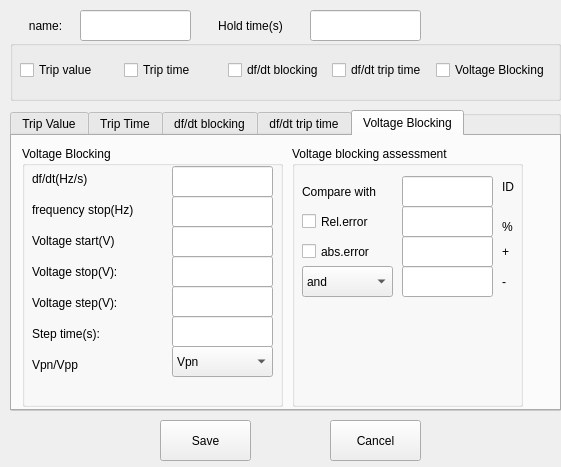
<?xml version="1.0" encoding="UTF-8"?>
<ui version="4.0">
 <class>Frequency</class>
 <widget class="QWidget" name="Frequency">
  <property name="geometry">
   <rect>
    <x>0</x>
    <y>0</y>
    <width>561</width>
    <height>467</height>
   </rect>
  </property>
  <property name="windowTitle">
   <string>Form</string>
  </property>
  <widget class="QGroupBox" name="groupBox">
   <property name="geometry">
    <rect>
     <x>10</x>
     <y>110</y>
     <width>551</width>
     <height>301</height>
    </rect>
   </property>
   <property name="title">
    <string/>
   </property>
   <widget class="QTabWidget" name="tabWidget">
    <property name="geometry">
     <rect>
      <x>0</x>
      <y>0</y>
      <width>551</width>
      <height>301</height>
     </rect>
    </property>
    <property name="currentIndex">
     <number>4</number>
    </property>
    <widget class="QWidget" name="tab">
     <attribute name="title">
      <string>Trip Value</string>
     </attribute>
     <widget class="QGroupBox" name="groupBox_5">
      <property name="geometry">
       <rect>
        <x>10</x>
        <y>10</y>
        <width>261</width>
        <height>151</height>
       </rect>
      </property>
      <property name="title">
       <string>Trip Value</string>
      </property>
      <widget class="QLineEdit" name="lineEdit_3">
       <property name="geometry">
        <rect>
         <x>140</x>
         <y>50</y>
         <width>101</width>
         <height>31</height>
        </rect>
       </property>
      </widget>
      <widget class="QLineEdit" name="lineEdit_2">
       <property name="geometry">
        <rect>
         <x>140</x>
         <y>20</y>
         <width>101</width>
         <height>31</height>
        </rect>
       </property>
      </widget>
      <widget class="QLineEdit" name="lineEdit_4">
       <property name="geometry">
        <rect>
         <x>140</x>
         <y>80</y>
         <width>101</width>
         <height>31</height>
        </rect>
       </property>
      </widget>
      <widget class="QLineEdit" name="lineEdit_5">
       <property name="geometry">
        <rect>
         <x>140</x>
         <y>110</y>
         <width>101</width>
         <height>31</height>
        </rect>
       </property>
      </widget>
      <widget class="QWidget" name="verticalLayoutWidget">
       <property name="geometry">
        <rect>
         <x>10</x>
         <y>20</y>
         <width>131</width>
         <height>121</height>
        </rect>
       </property>
       <layout class="QVBoxLayout" name="verticalLayout">
        <item>
         <widget class="QLabel" name="label">
          <property name="text">
           <string>Frequency Start(Hz)</string>
          </property>
         </widget>
        </item>
        <item>
         <widget class="QLabel" name="label_2">
          <property name="text">
           <string>Frequency End(Hz)</string>
          </property>
         </widget>
        </item>
        <item>
         <widget class="QLabel" name="label_3">
          <property name="text">
           <string>Frequency Step(Hz)</string>
          </property>
         </widget>
        </item>
        <item>
         <widget class="QLabel" name="label_4">
          <property name="text">
           <string>Step Time(s)</string>
          </property>
         </widget>
        </item>
       </layout>
      </widget>
     </widget>
     <widget class="QGroupBox" name="groupBox_3">
      <property name="geometry">
       <rect>
        <x>300</x>
        <y>10</y>
        <width>271</width>
        <height>151</height>
       </rect>
      </property>
      <property name="title">
       <string>Trip value assessment</string>
      </property>
      <widget class="QCheckBox" name="checkBox">
       <property name="geometry">
        <rect>
         <x>20</x>
         <y>50</y>
         <width>81</width>
         <height>31</height>
        </rect>
       </property>
       <property name="text">
        <string>Rel.error</string>
       </property>
      </widget>
      <widget class="QCheckBox" name="checkBox_2">
       <property name="geometry">
        <rect>
         <x>20</x>
         <y>80</y>
         <width>91</width>
         <height>31</height>
        </rect>
       </property>
       <property name="text">
        <string>abs.error</string>
       </property>
      </widget>
      <widget class="QLineEdit" name="lineEdit_7">
       <property name="geometry">
        <rect>
         <x>110</x>
         <y>50</y>
         <width>91</width>
         <height>31</height>
        </rect>
       </property>
      </widget>
      <widget class="QLineEdit" name="lineEdit_8">
       <property name="geometry">
        <rect>
         <x>110</x>
         <y>80</y>
         <width>91</width>
         <height>31</height>
        </rect>
       </property>
      </widget>
      <widget class="QLabel" name="label_8">
       <property name="geometry">
        <rect>
         <x>210</x>
         <y>50</y>
         <width>31</width>
         <height>31</height>
        </rect>
       </property>
       <property name="text">
        <string>%</string>
       </property>
      </widget>
      <widget class="QLabel" name="label_9">
       <property name="geometry">
        <rect>
         <x>210</x>
         <y>80</y>
         <width>31</width>
         <height>31</height>
        </rect>
       </property>
       <property name="text">
        <string>+</string>
       </property>
      </widget>
      <widget class="QComboBox" name="comboBox">
       <property name="geometry">
        <rect>
         <x>20</x>
         <y>110</y>
         <width>81</width>
         <height>22</height>
        </rect>
       </property>
       <item>
        <property name="text">
         <string>and</string>
        </property>
       </item>
       <item>
        <property name="text">
         <string>or</string>
        </property>
       </item>
      </widget>
      <widget class="QLabel" name="label_32">
       <property name="geometry">
        <rect>
         <x>20</x>
         <y>20</y>
         <width>81</width>
         <height>21</height>
        </rect>
       </property>
       <property name="text">
        <string>Compare with</string>
       </property>
      </widget>
      <widget class="QLineEdit" name="lineEdit_32">
       <property name="geometry">
        <rect>
         <x>110</x>
         <y>20</y>
         <width>91</width>
         <height>31</height>
        </rect>
       </property>
      </widget>
      <widget class="QLabel" name="label_33">
       <property name="geometry">
        <rect>
         <x>210</x>
         <y>20</y>
         <width>31</width>
         <height>31</height>
        </rect>
       </property>
       <property name="text">
        <string>ID</string>
       </property>
      </widget>
      <widget class="QLabel" name="label_29">
       <property name="geometry">
        <rect>
         <x>210</x>
         <y>110</y>
         <width>31</width>
         <height>31</height>
        </rect>
       </property>
       <property name="text">
        <string>-</string>
       </property>
      </widget>
      <widget class="QLineEdit" name="lineEdit_29">
       <property name="geometry">
        <rect>
         <x>110</x>
         <y>110</y>
         <width>91</width>
         <height>31</height>
        </rect>
       </property>
      </widget>
     </widget>
    </widget>
    <widget class="QWidget" name="tab_2">
     <attribute name="title">
      <string>Trip Time</string>
     </attribute>
     <widget class="QGroupBox" name="groupBox_6">
      <property name="geometry">
       <rect>
        <x>10</x>
        <y>10</y>
        <width>251</width>
        <height>151</height>
       </rect>
      </property>
      <property name="title">
       <string>Trip Time</string>
      </property>
      <widget class="QLineEdit" name="lineEdit_14">
       <property name="geometry">
        <rect>
         <x>130</x>
         <y>20</y>
         <width>101</width>
         <height>31</height>
        </rect>
       </property>
      </widget>
      <widget class="QLineEdit" name="lineEdit_15">
       <property name="geometry">
        <rect>
         <x>130</x>
         <y>50</y>
         <width>101</width>
         <height>31</height>
        </rect>
       </property>
      </widget>
      <widget class="QWidget" name="verticalLayoutWidget_4">
       <property name="geometry">
        <rect>
         <x>0</x>
         <y>20</y>
         <width>121</width>
         <height>61</height>
        </rect>
       </property>
       <layout class="QVBoxLayout" name="verticalLayout_4">
        <item>
         <widget class="QLabel" name="label_14">
          <property name="text">
           <string>Frequency End(Hz)</string>
          </property>
         </widget>
        </item>
        <item>
         <widget class="QLabel" name="label_17">
          <property name="text">
           <string>Maximum Time(s)</string>
          </property>
         </widget>
        </item>
       </layout>
      </widget>
     </widget>
     <widget class="QGroupBox" name="groupBox_2">
      <property name="geometry">
       <rect>
        <x>280</x>
        <y>10</y>
        <width>241</width>
        <height>151</height>
       </rect>
      </property>
      <property name="title">
       <string>Trip time assessment</string>
      </property>
      <widget class="QLineEdit" name="lineEdit_9">
       <property name="geometry">
        <rect>
         <x>120</x>
         <y>50</y>
         <width>91</width>
         <height>31</height>
        </rect>
       </property>
      </widget>
      <widget class="QLabel" name="label_10">
       <property name="geometry">
        <rect>
         <x>220</x>
         <y>80</y>
         <width>31</width>
         <height>31</height>
        </rect>
       </property>
       <property name="text">
        <string>+</string>
       </property>
      </widget>
      <widget class="QLineEdit" name="lineEdit_10">
       <property name="geometry">
        <rect>
         <x>120</x>
         <y>80</y>
         <width>91</width>
         <height>31</height>
        </rect>
       </property>
      </widget>
      <widget class="QLabel" name="label_11">
       <property name="geometry">
        <rect>
         <x>220</x>
         <y>60</y>
         <width>31</width>
         <height>21</height>
        </rect>
       </property>
       <property name="text">
        <string>%</string>
       </property>
      </widget>
      <widget class="QCheckBox" name="checkBox_4">
       <property name="geometry">
        <rect>
         <x>20</x>
         <y>90</y>
         <width>91</width>
         <height>21</height>
        </rect>
       </property>
       <property name="text">
        <string>abs.error</string>
       </property>
      </widget>
      <widget class="QLabel" name="label_39">
       <property name="geometry">
        <rect>
         <x>220</x>
         <y>30</y>
         <width>41</width>
         <height>21</height>
        </rect>
       </property>
       <property name="text">
        <string>ID</string>
       </property>
      </widget>
      <widget class="QLabel" name="label_38">
       <property name="geometry">
        <rect>
         <x>17</x>
         <y>25</y>
         <width>91</width>
         <height>21</height>
        </rect>
       </property>
       <property name="text">
        <string>Compare with</string>
       </property>
      </widget>
      <widget class="QLineEdit" name="lineEdit_35">
       <property name="geometry">
        <rect>
         <x>120</x>
         <y>20</y>
         <width>91</width>
         <height>31</height>
        </rect>
       </property>
      </widget>
      <widget class="QCheckBox" name="checkBox_3">
       <property name="geometry">
        <rect>
         <x>20</x>
         <y>60</y>
         <width>101</width>
         <height>21</height>
        </rect>
       </property>
       <property name="text">
        <string>Rel.error</string>
       </property>
      </widget>
      <widget class="QComboBox" name="comboBox_2">
       <property name="geometry">
        <rect>
         <x>20</x>
         <y>120</y>
         <width>81</width>
         <height>22</height>
        </rect>
       </property>
       <item>
        <property name="text">
         <string>and</string>
        </property>
       </item>
       <item>
        <property name="text">
         <string>or</string>
        </property>
       </item>
      </widget>
      <widget class="QLineEdit" name="lineEdit_38">
       <property name="geometry">
        <rect>
         <x>120</x>
         <y>110</y>
         <width>91</width>
         <height>31</height>
        </rect>
       </property>
      </widget>
      <widget class="QLabel" name="label_40">
       <property name="geometry">
        <rect>
         <x>220</x>
         <y>110</y>
         <width>31</width>
         <height>31</height>
        </rect>
       </property>
       <property name="text">
        <string>-</string>
       </property>
      </widget>
     </widget>
    </widget>
    <widget class="QWidget" name="tab_3">
     <attribute name="title">
      <string>df/dt blocking</string>
     </attribute>
     <widget class="QGroupBox" name="groupBox_7">
      <property name="geometry">
       <rect>
        <x>10</x>
        <y>10</y>
        <width>251</width>
        <height>171</height>
       </rect>
      </property>
      <property name="title">
       <string>df/dt blocking</string>
      </property>
      <widget class="QLineEdit" name="lineEdit_18">
       <property name="geometry">
        <rect>
         <x>130</x>
         <y>30</y>
         <width>101</width>
         <height>31</height>
        </rect>
       </property>
      </widget>
      <widget class="QLineEdit" name="lineEdit_19">
       <property name="geometry">
        <rect>
         <x>130</x>
         <y>60</y>
         <width>101</width>
         <height>31</height>
        </rect>
       </property>
      </widget>
      <widget class="QLineEdit" name="lineEdit_20">
       <property name="geometry">
        <rect>
         <x>130</x>
         <y>90</y>
         <width>101</width>
         <height>31</height>
        </rect>
       </property>
      </widget>
      <widget class="QLineEdit" name="lineEdit_21">
       <property name="geometry">
        <rect>
         <x>130</x>
         <y>120</y>
         <width>101</width>
         <height>31</height>
        </rect>
       </property>
      </widget>
      <widget class="QWidget" name="verticalLayoutWidget_2">
       <property name="geometry">
        <rect>
         <x>0</x>
         <y>30</y>
         <width>131</width>
         <height>121</height>
        </rect>
       </property>
       <layout class="QVBoxLayout" name="verticalLayout_2">
        <item>
         <widget class="QLabel" name="label_18">
          <property name="text">
           <string>frequency stop(Hz)</string>
          </property>
         </widget>
        </item>
        <item>
         <widget class="QLabel" name="label_19">
          <property name="text">
           <string>df/dt start(Hz/s)</string>
          </property>
         </widget>
        </item>
        <item>
         <widget class="QLabel" name="label_20">
          <property name="text">
           <string>df/dt end(Hz/s)</string>
          </property>
         </widget>
        </item>
        <item>
         <widget class="QLabel" name="label_21">
          <property name="text">
           <string>df/dt step(Hz/s)</string>
          </property>
         </widget>
        </item>
       </layout>
      </widget>
     </widget>
     <widget class="QGroupBox" name="groupBox_9">
      <property name="geometry">
       <rect>
        <x>280</x>
        <y>10</y>
        <width>241</width>
        <height>171</height>
       </rect>
      </property>
      <property name="title">
       <string>df/dt assessment</string>
      </property>
      <widget class="QCheckBox" name="checkBox_7">
       <property name="geometry">
        <rect>
         <x>20</x>
         <y>50</y>
         <width>91</width>
         <height>31</height>
        </rect>
       </property>
       <property name="text">
        <string>Rel.error</string>
       </property>
      </widget>
      <widget class="QLineEdit" name="lineEdit_30">
       <property name="geometry">
        <rect>
         <x>110</x>
         <y>50</y>
         <width>91</width>
         <height>31</height>
        </rect>
       </property>
      </widget>
      <widget class="QLabel" name="label_30">
       <property name="geometry">
        <rect>
         <x>210</x>
         <y>50</y>
         <width>21</width>
         <height>31</height>
        </rect>
       </property>
       <property name="text">
        <string>%</string>
       </property>
      </widget>
      <widget class="QCheckBox" name="checkBox_8">
       <property name="geometry">
        <rect>
         <x>20</x>
         <y>80</y>
         <width>91</width>
         <height>31</height>
        </rect>
       </property>
       <property name="text">
        <string>abs.error</string>
       </property>
      </widget>
      <widget class="QLineEdit" name="lineEdit_31">
       <property name="geometry">
        <rect>
         <x>110</x>
         <y>80</y>
         <width>91</width>
         <height>31</height>
        </rect>
       </property>
      </widget>
      <widget class="QLabel" name="label_36">
       <property name="geometry">
        <rect>
         <x>20</x>
         <y>20</y>
         <width>91</width>
         <height>21</height>
        </rect>
       </property>
       <property name="text">
        <string>Compare with</string>
       </property>
      </widget>
      <widget class="QLineEdit" name="lineEdit_34">
       <property name="geometry">
        <rect>
         <x>110</x>
         <y>20</y>
         <width>91</width>
         <height>31</height>
        </rect>
       </property>
      </widget>
      <widget class="QLabel" name="label_37">
       <property name="geometry">
        <rect>
         <x>210</x>
         <y>20</y>
         <width>31</width>
         <height>21</height>
        </rect>
       </property>
       <property name="text">
        <string>ID</string>
       </property>
      </widget>
      <widget class="QComboBox" name="comboBox_4">
       <property name="geometry">
        <rect>
         <x>20</x>
         <y>120</y>
         <width>71</width>
         <height>21</height>
        </rect>
       </property>
       <item>
        <property name="text">
         <string>and</string>
        </property>
       </item>
       <item>
        <property name="text">
         <string>or</string>
        </property>
       </item>
      </widget>
      <widget class="QLineEdit" name="lineEdit_39">
       <property name="geometry">
        <rect>
         <x>110</x>
         <y>110</y>
         <width>91</width>
         <height>31</height>
        </rect>
       </property>
      </widget>
      <widget class="QLabel" name="label_41">
       <property name="geometry">
        <rect>
         <x>210</x>
         <y>85</y>
         <width>54</width>
         <height>21</height>
        </rect>
       </property>
       <property name="text">
        <string>+</string>
       </property>
      </widget>
      <widget class="QLabel" name="label_42">
       <property name="geometry">
        <rect>
         <x>210</x>
         <y>110</y>
         <width>21</width>
         <height>31</height>
        </rect>
       </property>
       <property name="text">
        <string>-</string>
       </property>
      </widget>
     </widget>
    </widget>
    <widget class="QWidget" name="tab_4">
     <attribute name="title">
      <string>df/dt trip time</string>
     </attribute>
     <widget class="QGroupBox" name="groupBox_10">
      <property name="geometry">
       <rect>
        <x>10</x>
        <y>10</y>
        <width>271</width>
        <height>171</height>
       </rect>
      </property>
      <property name="title">
       <string>df/dt trip time</string>
      </property>
      <widget class="QLineEdit" name="lineEdit">
       <property name="geometry">
        <rect>
         <x>150</x>
         <y>19</y>
         <width>101</width>
         <height>31</height>
        </rect>
       </property>
      </widget>
      <widget class="QLineEdit" name="lineEdit_44">
       <property name="geometry">
        <rect>
         <x>150</x>
         <y>80</y>
         <width>101</width>
         <height>31</height>
        </rect>
       </property>
      </widget>
      <widget class="QLineEdit" name="lineEdit_13">
       <property name="geometry">
        <rect>
         <x>150</x>
         <y>50</y>
         <width>101</width>
         <height>31</height>
        </rect>
       </property>
      </widget>
      <widget class="QWidget" name="verticalLayoutWidget_5">
       <property name="geometry">
        <rect>
         <x>10</x>
         <y>20</y>
         <width>141</width>
         <height>91</height>
        </rect>
       </property>
       <layout class="QVBoxLayout" name="verticalLayout_5">
        <item>
         <widget class="QLabel" name="label_15">
          <property name="text">
           <string>Test df/dt(Hz/s):</string>
          </property>
         </widget>
        </item>
        <item>
         <widget class="QLabel" name="label_16">
          <property name="text">
           <string>Stop frequency(Hz/s)</string>
          </property>
         </widget>
        </item>
        <item>
         <widget class="QLabel" name="label_49">
          <property name="text">
           <string>Maximum time(s)</string>
          </property>
         </widget>
        </item>
       </layout>
      </widget>
     </widget>
     <widget class="QGroupBox" name="groupBox_11">
      <property name="geometry">
       <rect>
        <x>290</x>
        <y>10</y>
        <width>231</width>
        <height>171</height>
       </rect>
      </property>
      <property name="title">
       <string>df/dt trip time assessment</string>
      </property>
      <widget class="QLabel" name="label_22">
       <property name="geometry">
        <rect>
         <x>10</x>
         <y>30</y>
         <width>91</width>
         <height>21</height>
        </rect>
       </property>
       <property name="text">
        <string>Compare with</string>
       </property>
      </widget>
      <widget class="QCheckBox" name="checkBox_9">
       <property name="geometry">
        <rect>
         <x>10</x>
         <y>60</y>
         <width>81</width>
         <height>21</height>
        </rect>
       </property>
       <property name="text">
        <string>Rel.error</string>
       </property>
      </widget>
      <widget class="QCheckBox" name="checkBox_10">
       <property name="geometry">
        <rect>
         <x>10</x>
         <y>90</y>
         <width>72</width>
         <height>31</height>
        </rect>
       </property>
       <property name="text">
        <string>abs.error</string>
       </property>
      </widget>
      <widget class="QComboBox" name="comboBox_5">
       <property name="geometry">
        <rect>
         <x>10</x>
         <y>130</y>
         <width>71</width>
         <height>22</height>
        </rect>
       </property>
       <item>
        <property name="text">
         <string>and</string>
        </property>
       </item>
       <item>
        <property name="text">
         <string>or</string>
        </property>
       </item>
      </widget>
      <widget class="QLineEdit" name="lineEdit_22">
       <property name="geometry">
        <rect>
         <x>90</x>
         <y>30</y>
         <width>101</width>
         <height>31</height>
        </rect>
       </property>
      </widget>
      <widget class="QLineEdit" name="lineEdit_36">
       <property name="geometry">
        <rect>
         <x>90</x>
         <y>60</y>
         <width>101</width>
         <height>31</height>
        </rect>
       </property>
      </widget>
      <widget class="QLineEdit" name="lineEdit_37">
       <property name="geometry">
        <rect>
         <x>90</x>
         <y>90</y>
         <width>101</width>
         <height>31</height>
        </rect>
       </property>
      </widget>
      <widget class="QLineEdit" name="lineEdit_41">
       <property name="geometry">
        <rect>
         <x>90</x>
         <y>120</y>
         <width>101</width>
         <height>31</height>
        </rect>
       </property>
      </widget>
      <widget class="QLabel" name="label_44">
       <property name="geometry">
        <rect>
         <x>200</x>
         <y>90</y>
         <width>54</width>
         <height>31</height>
        </rect>
       </property>
       <property name="text">
        <string>+</string>
       </property>
      </widget>
      <widget class="QLabel" name="label_45">
       <property name="geometry">
        <rect>
         <x>200</x>
         <y>120</y>
         <width>31</width>
         <height>31</height>
        </rect>
       </property>
       <property name="text">
        <string>-</string>
       </property>
      </widget>
     </widget>
    </widget>
    <widget class="QWidget" name="tab_5">
     <attribute name="title">
      <string>Voltage Blocking</string>
     </attribute>
     <widget class="QGroupBox" name="groupBox_8">
      <property name="geometry">
       <rect>
        <x>10</x>
        <y>10</y>
        <width>261</width>
        <height>261</height>
       </rect>
      </property>
      <property name="title">
       <string>Voltage Blocking</string>
      </property>
      <widget class="QLineEdit" name="lineEdit_23">
       <property name="geometry">
        <rect>
         <x>150</x>
         <y>20</y>
         <width>101</width>
         <height>31</height>
        </rect>
       </property>
      </widget>
      <widget class="QLineEdit" name="lineEdit_24">
       <property name="geometry">
        <rect>
         <x>150</x>
         <y>50</y>
         <width>101</width>
         <height>31</height>
        </rect>
       </property>
      </widget>
      <widget class="QLineEdit" name="lineEdit_25">
       <property name="geometry">
        <rect>
         <x>150</x>
         <y>80</y>
         <width>101</width>
         <height>31</height>
        </rect>
       </property>
      </widget>
      <widget class="QLineEdit" name="lineEdit_26">
       <property name="geometry">
        <rect>
         <x>150</x>
         <y>110</y>
         <width>101</width>
         <height>31</height>
        </rect>
       </property>
      </widget>
      <widget class="QLineEdit" name="lineEdit_27">
       <property name="geometry">
        <rect>
         <x>150</x>
         <y>140</y>
         <width>101</width>
         <height>31</height>
        </rect>
       </property>
      </widget>
      <widget class="QLineEdit" name="lineEdit_28">
       <property name="geometry">
        <rect>
         <x>150</x>
         <y>170</y>
         <width>101</width>
         <height>31</height>
        </rect>
       </property>
      </widget>
      <widget class="QWidget" name="verticalLayoutWidget_3">
       <property name="geometry">
        <rect>
         <x>10</x>
         <y>20</y>
         <width>141</width>
         <height>211</height>
        </rect>
       </property>
       <layout class="QVBoxLayout" name="verticalLayout_3">
        <item>
         <widget class="QLabel" name="label_23">
          <property name="text">
           <string>df/dt(Hz/s)</string>
          </property>
         </widget>
        </item>
        <item>
         <widget class="QLabel" name="label_24">
          <property name="text">
           <string>frequency stop(Hz)</string>
          </property>
         </widget>
        </item>
        <item>
         <widget class="QLabel" name="label_25">
          <property name="text">
           <string>Voltage start(V)</string>
          </property>
         </widget>
        </item>
        <item>
         <widget class="QLabel" name="label_26">
          <property name="text">
           <string>Voltage stop(V):</string>
          </property>
         </widget>
        </item>
        <item>
         <widget class="QLabel" name="label_27">
          <property name="text">
           <string>Voltage step(V):</string>
          </property>
         </widget>
        </item>
        <item>
         <widget class="QLabel" name="label_28">
          <property name="text">
           <string>Step time(s):</string>
          </property>
         </widget>
        </item>
        <item>
         <widget class="QLabel" name="label_31">
          <property name="text">
           <string>Vpn/Vpp</string>
          </property>
         </widget>
        </item>
       </layout>
      </widget>
      <widget class="QComboBox" name="comboBox_6">
       <property name="geometry">
        <rect>
         <x>150</x>
         <y>200</y>
         <width>101</width>
         <height>31</height>
        </rect>
       </property>
       <item>
        <property name="text">
         <string>Vpn</string>
        </property>
       </item>
       <item>
        <property name="text">
         <string>Vpp</string>
        </property>
       </item>
      </widget>
     </widget>
     <widget class="QGroupBox" name="groupBox_4">
      <property name="geometry">
       <rect>
        <x>280</x>
        <y>10</y>
        <width>231</width>
        <height>261</height>
       </rect>
      </property>
      <property name="title">
       <string>Voltage blocking assessment</string>
      </property>
      <widget class="QLineEdit" name="lineEdit_11">
       <property name="geometry">
        <rect>
         <x>110</x>
         <y>60</y>
         <width>91</width>
         <height>31</height>
        </rect>
       </property>
      </widget>
      <widget class="QCheckBox" name="checkBox_5">
       <property name="geometry">
        <rect>
         <x>10</x>
         <y>60</y>
         <width>101</width>
         <height>31</height>
        </rect>
       </property>
       <property name="text">
        <string>Rel.error</string>
       </property>
      </widget>
      <widget class="QLabel" name="label_12">
       <property name="geometry">
        <rect>
         <x>210</x>
         <y>90</y>
         <width>31</width>
         <height>31</height>
        </rect>
       </property>
       <property name="text">
        <string>+</string>
       </property>
      </widget>
      <widget class="QLineEdit" name="lineEdit_12">
       <property name="geometry">
        <rect>
         <x>110</x>
         <y>90</y>
         <width>91</width>
         <height>31</height>
        </rect>
       </property>
      </widget>
      <widget class="QLabel" name="label_13">
       <property name="geometry">
        <rect>
         <x>210</x>
         <y>70</y>
         <width>31</width>
         <height>21</height>
        </rect>
       </property>
       <property name="text">
        <string>%</string>
       </property>
      </widget>
      <widget class="QComboBox" name="comboBox_3">
       <property name="geometry">
        <rect>
         <x>10</x>
         <y>120</y>
         <width>91</width>
         <height>31</height>
        </rect>
       </property>
       <item>
        <property name="text">
         <string>and</string>
        </property>
       </item>
       <item>
        <property name="text">
         <string>or</string>
        </property>
       </item>
      </widget>
      <widget class="QCheckBox" name="checkBox_6">
       <property name="geometry">
        <rect>
         <x>10</x>
         <y>90</y>
         <width>91</width>
         <height>31</height>
        </rect>
       </property>
       <property name="text">
        <string>abs.error</string>
       </property>
      </widget>
      <widget class="QLabel" name="label_34">
       <property name="geometry">
        <rect>
         <x>10</x>
         <y>30</y>
         <width>91</width>
         <height>31</height>
        </rect>
       </property>
       <property name="text">
        <string>Compare with</string>
       </property>
      </widget>
      <widget class="QLineEdit" name="lineEdit_33">
       <property name="geometry">
        <rect>
         <x>110</x>
         <y>30</y>
         <width>91</width>
         <height>31</height>
        </rect>
       </property>
      </widget>
      <widget class="QLabel" name="label_35">
       <property name="geometry">
        <rect>
         <x>210</x>
         <y>30</y>
         <width>41</width>
         <height>21</height>
        </rect>
       </property>
       <property name="text">
        <string>ID</string>
       </property>
      </widget>
      <widget class="QLineEdit" name="lineEdit_40">
       <property name="geometry">
        <rect>
         <x>110</x>
         <y>120</y>
         <width>91</width>
         <height>31</height>
        </rect>
       </property>
      </widget>
      <widget class="QLabel" name="label_43">
       <property name="geometry">
        <rect>
         <x>210</x>
         <y>120</y>
         <width>41</width>
         <height>31</height>
        </rect>
       </property>
       <property name="text">
        <string>-</string>
       </property>
      </widget>
     </widget>
    </widget>
   </widget>
  </widget>
  <widget class="QLabel" name="label_7">
   <property name="geometry">
    <rect>
     <x>10</x>
     <y>10</y>
     <width>71</width>
     <height>31</height>
    </rect>
   </property>
   <property name="text">
    <string>name:</string>
   </property>
   <property name="alignment">
    <set>Qt::AlignCenter</set>
   </property>
  </widget>
  <widget class="QLineEdit" name="lineEdit_6">
   <property name="geometry">
    <rect>
     <x>310</x>
     <y>10</y>
     <width>111</width>
     <height>31</height>
    </rect>
   </property>
  </widget>
  <widget class="QLabel" name="label_6">
   <property name="geometry">
    <rect>
     <x>200</x>
     <y>10</y>
     <width>101</width>
     <height>31</height>
    </rect>
   </property>
   <property name="text">
    <string>Hold time(s)</string>
   </property>
   <property name="alignment">
    <set>Qt::AlignCenter</set>
   </property>
  </widget>
  <widget class="QLineEdit" name="lineEdit_16">
   <property name="geometry">
    <rect>
     <x>80</x>
     <y>10</y>
     <width>111</width>
     <height>31</height>
    </rect>
   </property>
  </widget>
  <widget class="QGroupBox" name="groupBox_12">
   <property name="geometry">
    <rect>
     <x>10</x>
     <y>40</y>
     <width>551</width>
     <height>61</height>
    </rect>
   </property>
   <property name="title">
    <string/>
   </property>
   <widget class="QWidget" name="horizontalLayoutWidget">
    <property name="geometry">
     <rect>
      <x>10</x>
      <y>10</y>
      <width>530</width>
      <height>41</height>
     </rect>
    </property>
    <layout class="QHBoxLayout" name="horizontalLayout">
     <item>
      <widget class="QCheckBox" name="checkBox_11">
       <property name="text">
        <string>Trip value</string>
       </property>
      </widget>
     </item>
     <item>
      <widget class="QCheckBox" name="checkBox_12">
       <property name="text">
        <string>Trip time</string>
       </property>
      </widget>
     </item>
     <item>
      <widget class="QCheckBox" name="checkBox_13">
       <property name="text">
        <string>df/dt blocking</string>
       </property>
      </widget>
     </item>
     <item>
      <widget class="QCheckBox" name="checkBox_14">
       <property name="text">
        <string>df/dt trip time</string>
       </property>
      </widget>
     </item>
     <item>
      <widget class="QCheckBox" name="checkBox_15">
       <property name="text">
        <string>Voltage Blocking</string>
       </property>
      </widget>
     </item>
    </layout>
   </widget>
  </widget>
  <widget class="QPushButton" name="pushButton">
   <property name="geometry">
    <rect>
     <x>160</x>
     <y>420</y>
     <width>91</width>
     <height>41</height>
    </rect>
   </property>
   <property name="text">
    <string>Save</string>
   </property>
  </widget>
  <widget class="QPushButton" name="pushButton_2">
   <property name="geometry">
    <rect>
     <x>330</x>
     <y>420</y>
     <width>91</width>
     <height>41</height>
    </rect>
   </property>
   <property name="text">
    <string>Cancel</string>
   </property>
  </widget>
 </widget>
 <resources/>
 <connections/>
</ui>
